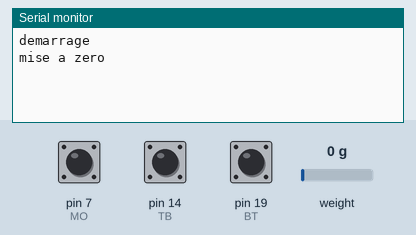
Recording of a sketch running on a simulated Arduino Uno, built with avr-gcc and run on an emulated ATmega328P. Shown: the last lines printed to the serial monitor. The test bench sets the inputs (shaded band); at power-on: pin 7 (MO) HIGH, pin 19 (BT) HIGH, pin 14 (TB) HIGH, weight on the scale 0 g.

Above: at 8.2 s.
8.3 s: pin 7 (MO) pulled LOW for 0.15 s
At 9.3 s:
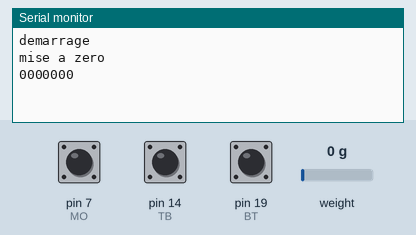
9.9 s: pin 19 (BT) pulled LOW for 0.15 s
At 10.5 s:
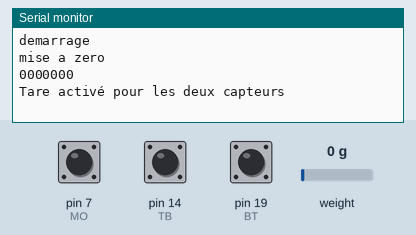

The sketch:

HX_realing.ino
```cpp
#include "HX711.h"

float calibration_factor = 7050; //This value is obtained using the SparkFun_HX711_Calibration sketch

#define DOUT  1
#define CLK  2
#define BT 19   // Bouton de tare sur pin 19
#define TB 14   // Nouveau bouton sur pin 14 pour lire la valeur du capteur
#define MO 7  // switch mode
#define D1 1000


HX711 scale;

int number;
char *result = (char*) malloc(8);  // Allouer de la mémoire pour 8 chiffres + \0

void removeDashes(char* str) {
  int j = 0;
  for (int i = 0; str[i] != '\0'; i++) {
    if (str[i] != '-') {
      str[j++] = str[i];  // Copier les caractères qui ne sont pas "-"
    }
  }
  str[j] = '\0';  // Terminer la chaîne
}

void Tare(){
   scale.set_scale(calibration_factor);
      Serial.println("Tare activé pour les deux capteurs");
      scale.tare();  // Réinitialiser la balance
      delay(500);    // Petit délai pour éviter les déclenchements multiples
}

void Real(){
  number = (int) scale.get_units();  // Convertir en int
    sprintf(result, "%07d", number);  // Formater avec 8 chiffres
    removeDashes(result);
    Serial.println(result);  // Afficher le résultat formaté
    delay(D1); // Délai pour éviter les déclenchements multiples
}

void setup() {
  Serial.begin(9600);
  Serial.println("demarrage");

  scale.begin(DOUT, CLK);
  scale.set_scale(calibration_factor); //This value is obtained by using the SparkFun_HX711_Calibration sketch
  delay(6000);
  scale.tare(); // Assumer qu'il n'y a pas de poids sur la balance au démarrage
  pinMode(BT, INPUT_PULLUP);  // Bouton de tare
  pinMode(TB, INPUT_PULLUP);  // Nouveau bouton pour lire la valeur
  pinMode(MO, INPUT_PULLUP);  // switch mode
  Serial.println("mise a zero");
}
//ajouter un siwch pour avoir un mode continue et mode commande.
//ajouter un commande lecture et tare.
void loop() {
  // Vérifier si le bouton de tare (BT) est pressé
  while (Serial.available() == 0) {
    if (digitalRead(BT) == LOW) {
     Tare();
    }

  if (digitalRead(TB) == LOW||digitalRead(MO) == LOW){
    Real();
  }

  delay(100); // Boucle principale avec un petit délai
}
  String serialcontrol = Serial.readString();
  serialcontrol.trim();
  if (serialcontrol == "tare"){
    Tare();
  } else {
    Real();
  }
}
```

Measured:
- after the input at 8.3 s, the serial monitor: prints a new line after 0.10 s (image 1)
- after the input at 9.9 s, the serial monitor: prints a new line at once (image 2)
